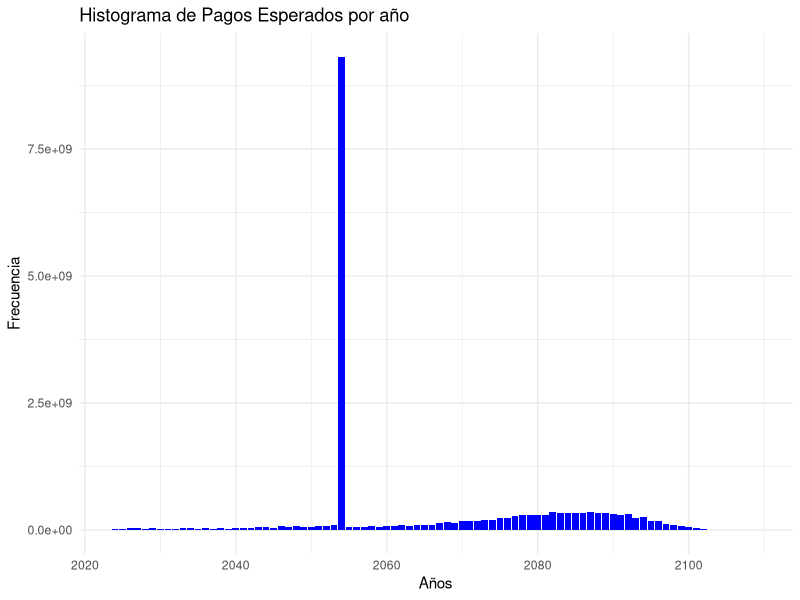
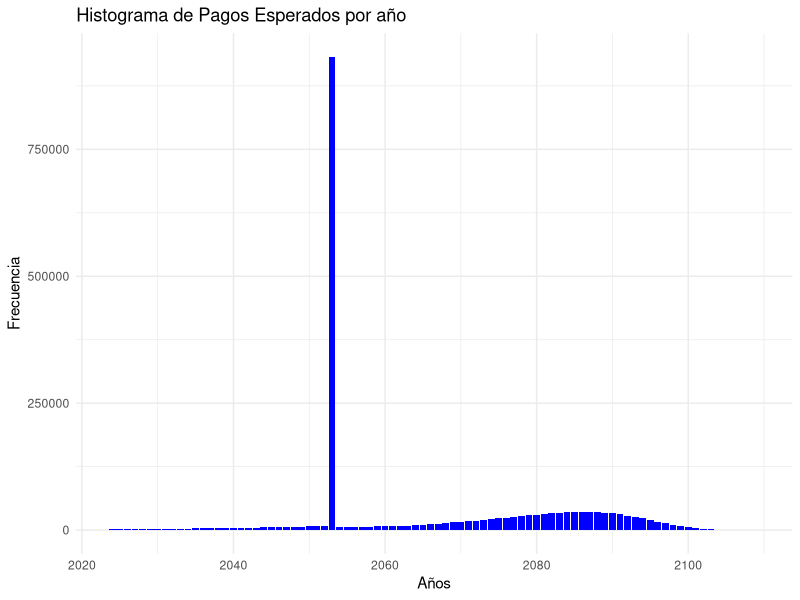

Generate these figures, in order, with R:
#-----------------------Ejercicio 5---------------------------------------------
library(readxl)
library(dplyr)
library(ggplot2)

#Se carga la base de datos
tabla_vida <- read_excel("tavid2000-2150.xls",
                         col_types = "numeric")

#Se filtra la base de datos para obtener los datos de un hombre nacido en 1994 
#con edades mayor o igual a 30

datos <- subset(tabla_vida, sex == 1 & ynac == 1994 & edad >=30, select = c(edad,qx, year))

#Se obtienen las probabilidades de sobrevivencia

px <- 1- datos$qx

#Se añaden las probabilidades de sobrevivencia a la base datos
datos$px <- px

qx<- datos$qx
suma_asegurada_1 <- 10^6
suma_asegurada_2 <- 2*10^6

#--------------------MCMC---------------------------------|   

#Se simulan diversas trayectorias de vida de la persona
set.seed(2901)
iteraciones=10^4
n=length(px)
pago <- rep(0, 86)

for (i in 1:iteraciones) {
  U <- runif(n)  # Se toman como probabilidades de muerte
  t <- 1
  cont <- 1
  
  #Determinación del año de fallecimiento
  while (t == 1) {
    if (U[cont] < px[cont]) {
      cont <- cont + 1
    } else {
      t <- 0
    }
  }
  año_fallecimiento <- cont - 1
  
  #Asignar los pagos correspondientes al año de fallecimiento
  if (año_fallecimiento < 30) {
    pago[año_fallecimiento + 1] <- pago[año_fallecimiento + 1] + suma_asegurada_2 
  } else if (año_fallecimiento ==30) {
    pago[31] <- pago[31]+ suma_asegurada_1
  }else {
    pago[31] <- pago[31] + suma_asegurada_1 
    pago[año_fallecimiento + 1] <- pago[año_fallecimiento + 1] + suma_asegurada_1
  }
}

resultado <- data.frame("Años pago"= datos$year, "Pago" = pago)

ggplot(data = resultado, aes(x = Años.pago, y = Pago)) +  
  geom_bar(stat = "identity", fill = "blue") +  
  labs(title = "Histograma de Pagos Esperados por año", x = "Años", y = "Frecuencia")+
  theme_minimal()

#----- Método determinista-----------------------------------------------------|

#Se crea una función que obtiene n_p_30
n_p_30 <- c(0)

n_p_30_function <- function(px) {
  
  for (i in 1:length(px)) {
    resultado <-1
    for(j in 1: i){
      resultado <- resultado*px[j]
    }
    
    n_p_30[i] <- resultado
  }
  
  return(n_p_30)
}

n_p_30 <- n_p_30_function(px)

datos$n_p_30 <- n_p_30 


#se calculan los pagos esperados para cada año
pago_esperado <- c(0)
pago_esperado[1] <- suma_asegurada_2*qx[1]

#caso fallecimiento antes de los 60 años
for (i in 2: 29 ) {
  pago_esperado[i] <- suma_asegurada_2*n_p_30[i-1]*qx[i]
}

#caso sobrevive a los 60 años

pago_esperado[30] <-suma_asegurada_1*n_p_30[30]

#caso fallecimiento después de los 60 años

for (i in 1: (length(px)-30)) {
  pago_esperado[30+i] <- suma_asegurada_1*n_p_30[30+i-1]*qx[30+i]
}

resultado_determinista <- data.frame("Años pago"= datos$year, "Pago" = pago_esperado)

ggplot(data = resultado_determinista, aes(x = Años.pago, y = Pago)) +  
  geom_bar(stat = "identity", fill = "blue") +  
  labs(title = "Histograma de Pagos Esperados por año", x = "Años", y = "Frecuencia")+
  theme_minimal()
